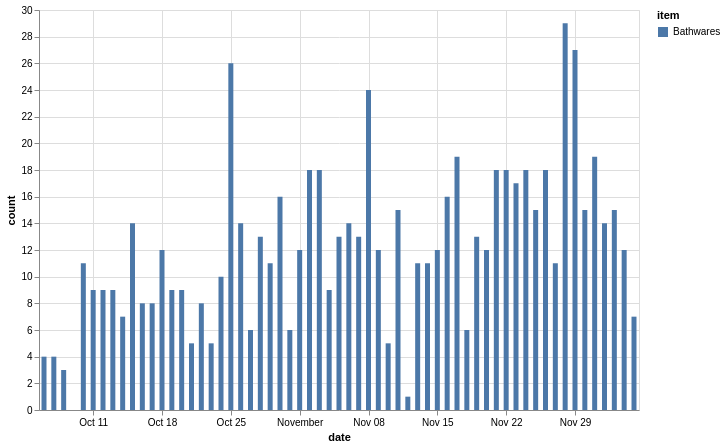

This figure's Vega-Lite source:
### Vega-Lite specification from a JSON file in a GitHub repository (floating-point values rounded to 4 significant figures)
{"config": {"view": {"continuousWidth": 400, "continuousHeight": 300}}, "data": {"name": "data-d444bb8e0fe8426706f43748453031c4"}, "mark": "bar", "encoding": {"color": {"type": "nominal", "field": "item"}, "x": {"type": "temporal", "field": "date"}, "y": {"type": "quantitative", "field": "count"}}, "height": 400, "width": 600, "$schema": "https://vega.github.io/schema/vega-lite/v4.8.1.json", "datasets": {"data-d444bb8e0fe8426706f43748453031c4": [{"item": "Bathwares", "date": "2020-10-06", "count": 4}, {"item": "Bathwares", "date": "2020-10-07", "count": 4}, {"item": "Bathwares", "date": "2020-10-08", "count": 3}, {"item": "Bathwares", "date": "2020-10-10", "count": 11}, {"item": "Bathwares", "date": "2020-10-11", "count": 9}, {"item": "Bathwares", "date": "2020-10-12", "count": 9}, {"item": "Bathwares", "date": "2020-10-13", "count": 9}, {"item": "Bathwares", "date": "2020-10-14", "count": 7}, {"item": "Bathwares", "date": "2020-10-15", "count": 14}, {"item": "Bathwares", "date": "2020-10-16", "count": 8}, {"item": "Bathwares", "date": "2020-10-17", "count": 8}, {"item": "Bathwares", "date": "2020-10-18", "count": 12}, {"item": "Bathwares", "date": "2020-10-19", "count": 9}, {"item": "Bathwares", "date": "2020-10-20", "count": 9}, {"item": "Bathwares", "date": "2020-10-21", "count": 5}, {"item": "Bathwares", "date": "2020-10-22", "count": 8}, {"item": "Bathwares", "date": "2020-10-23", "count": 5}, {"item": "Bathwares", "date": "2020-10-24", "count": 10}, {"item": "Bathwares", "date": "2020-10-25", "count": 26}, {"item": "Bathwares", "date": "2020-10-26", "count": 14}, {"item": "Bathwares", "date": "2020-10-27", "count": 6}, {"item": "Bathwares", "date": "2020-10-28", "count": 13}, {"item": "Bathwares", "date": "2020-10-29", "count": 11}, {"item": "Bathwares", "date": "2020-10-30", "count": 16}, {"item": "Bathwares", "date": "2020-10-31", "count": 6}, {"item": "Bathwares", "date": "2020-11-01", "count": 12}, {"item": "Bathwares", "date": "2020-11-02", "count": 18}, {"item": "Bathwares", "date": "2020-11-03", "count": 18}, {"item": "Bathwares", "date": "2020-11-04", "count": 9}, {"item": "Bathwares", "date": "2020-11-05", "count": 13}, {"item": "Bathwares", "date": "2020-11-06", "count": 14}, {"item": "Bathwares", "date": "2020-11-07", "count": 13}, {"item": "Bathwares", "date": "2020-11-08", "count": 24}, {"item": "Bathwares", "date": "2020-11-09", "count": 12}, {"item": "Bathwares", "date": "2020-11-10", "count": 5}, {"item": "Bathwares", "date": "2020-11-11", "count": 15}, {"item": "Bathwares", "date": "2020-11-12", "count": 1}, {"item": "Bathwares", "date": "2020-11-13", "count": 11}, {"item": "Bathwares", "date": "2020-11-14", "count": 11}, {"item": "Bathwares", "date": "2020-11-15", "count": 12}, {"item": "Bathwares", "date": "2020-11-16", "count": 16}, {"item": "Bathwares", "date": "2020-11-17", "count": 19}, {"item": "Bathwares", "date": "2020-11-18", "count": 6}, {"item": "Bathwares", "date": "2020-11-19", "count": 13}, {"item": "Bathwares", "date": "2020-11-20", "count": 12}, {"item": "Bathwares", "date": "2020-11-21", "count": 18}, {"item": "Bathwares", "date": "2020-11-22", "count": 18}, {"item": "Bathwares", "date": "2020-11-23", "count": 17}, {"item": "Bathwares", "date": "2020-11-24", "count": 18}, {"item": "Bathwares", "date": "2020-11-25", "count": 15}, {"item": "Bathwares", "date": "2020-11-26", "count": 18}, {"item": "Bathwares", "date": "2020-11-27", "count": 11}, {"item": "Bathwares", "date": "2020-11-28", "count": 29}, {"item": "Bathwares", "date": "2020-11-29", "count": 27}, {"item": "Bathwares", "date": "2020-11-30", "count": 15}, {"item": "Bathwares", "date": "2020-12-01", "count": 19}, {"item": "Bathwares", "date": "2020-12-02", "count": 14}, {"item": "Bathwares", "date": "2020-12-03", "count": 15}, {"item": "Bathwares", "date": "2020-12-04", "count": 12}, {"item": "Bathwares", "date": "2020-12-05", "count": 7}]}}
